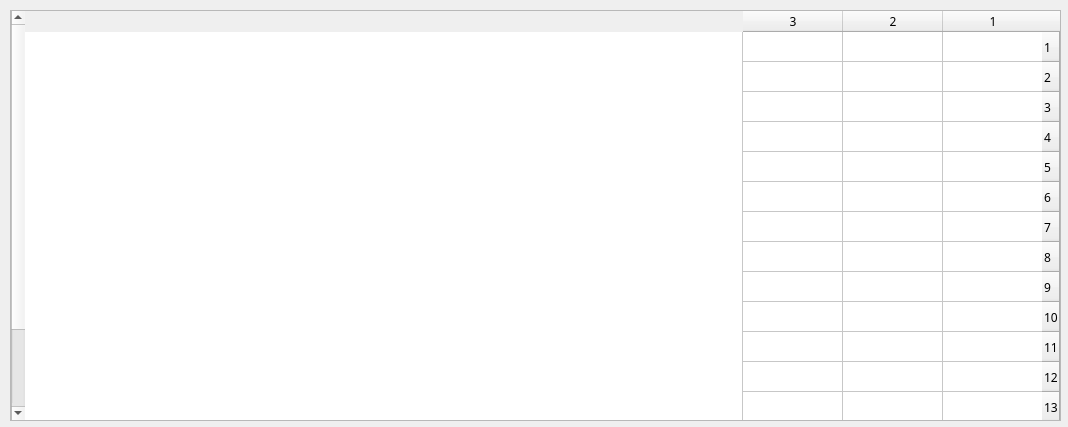
<?xml version="1.0" encoding="UTF-8"?>
<ui version="4.0">
    <class>EnteriesWindow</class>
    <widget class="QMainWindow" name="EnteriesWindow">
        <property name="geometry">
            <rect>
                <x>0</x>
                <y>0</y>
                <width>1068</width>
                <height>427</height>
            </rect>
        </property>
        <property name="windowTitle">
            <string>Vehicle Traffic List of the Complex</string>
        </property>
        <widget class="QWidget" name="centralwidget">
            <widget class="QTableWidget" name="tableWidget">
                <property name="geometry">
                    <rect>
                        <x>10</x>
                        <y>10</y>
                        <width>1051</width>
                        <height>411</height>
                    </rect>
                </property>
                <property name="font">
                    <font>
                        <family>B Yekan</family>
                    </font>
                </property>
                <property name="layoutDirection">
                    <enum>Qt::RightToLeft</enum>
                </property>
                <property name="alternatingRowColors">
                    <bool>false</bool>
                </property>
                <property name="rowCount">
                    <number>15</number>
                </property>
                <property name="columnCount">
                    <number>3</number>
                </property>
                <attribute name="horizontalHeaderCascadingSectionResizes">
                    <bool>false</bool>
                </attribute>
                <attribute name="verticalHeaderCascadingSectionResizes">
                    <bool>false</bool>
                </attribute>
                <row/>
                <row/>
                <row/>
                <row/>
                <row/>
                <row/>
                <row/>
                <row/>
                <row/>
                <row/>
                <row/>
                <row/>
                <row/>
                <row/>
                <row/>
                <column/>
                <column/>
                <column/>
            </widget>
            <widget class="QPushButton" name="pushButton">
                <property name="geometry">
                    <rect>
                        <x>760</x>
                        <y>430</y>
                        <width>199</width>
                        <height>32</height>
                    </rect>
                </property>
                <property name="font">
                    <font>
                        <family>B Yekan</family>
                    </font>
                </property>
                <property name="text">
                    <string>Register new traffic</string>
                </property>
            </widget>
        </widget>
    </widget>
    <resources/>
    <connections/>
</ui>
